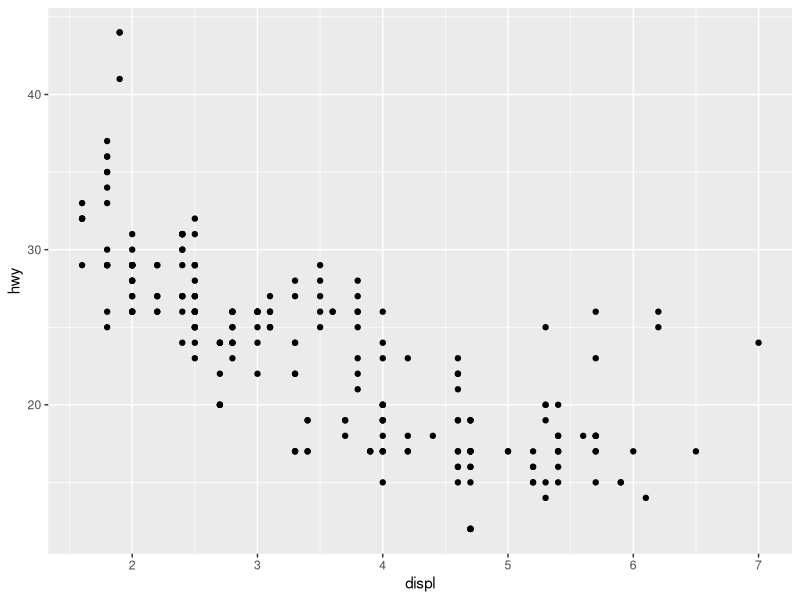
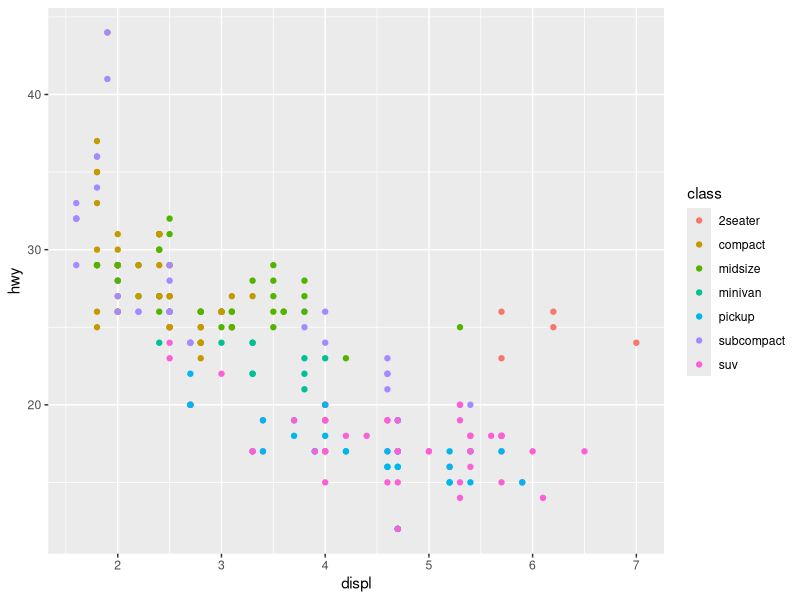
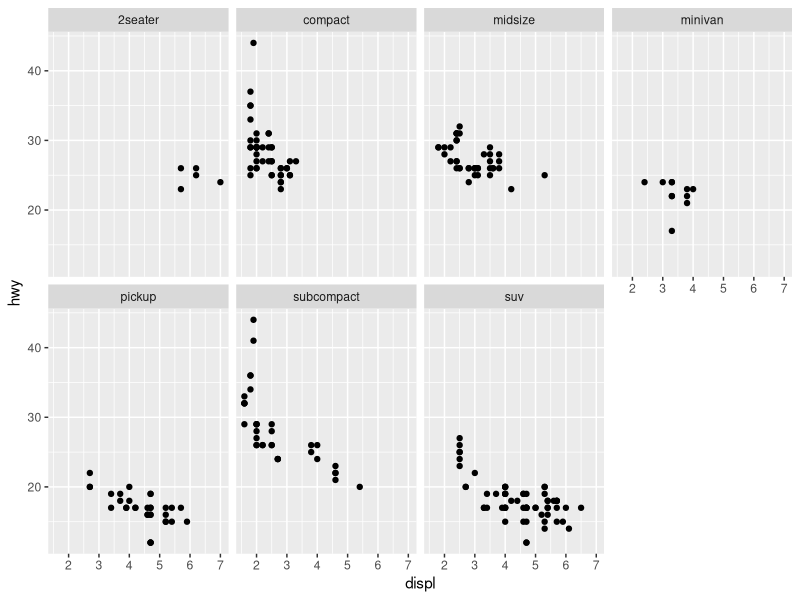

These charts were generated, in order, by the following R code:
## ---- chunk 1
library("ggplot2") # load the library
## ---- chunk 2
library("psych") # load the library
describe(mpg)
## ---- chunk 3
ggplot(data = mpg) + 
  geom_point(mapping = aes(x = displ, y = hwy))
## ---- chunk 4
ggplot(data = mpg) + 
  geom_point(mapping = aes(x = displ, y = hwy, color = class))
## ---- chunk 5
ggplot(data = mpg) + 
  geom_point(mapping = aes(x = displ, y = hwy)) + 
  facet_wrap(~ class, nrow = 2)
